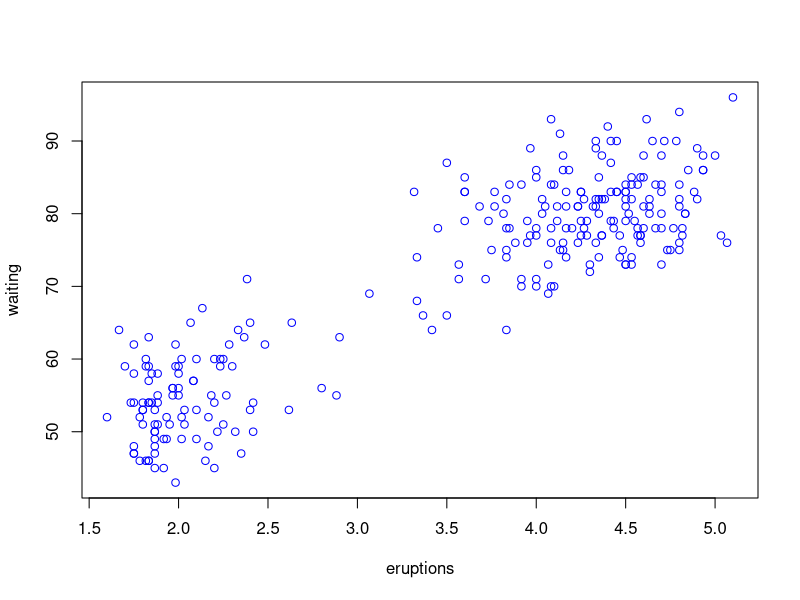

Reproduce this figure in R.
data()

plot(faithful, col = 'blue', xlab = 'eruptions', ylab = 'waiting')

head(faithful, 10)
tail(faithful, 10)

faithful[1,]
faithful[2,]
faithful[,1]
faithful[,2]

faithful$eruptions
faithful$waiting